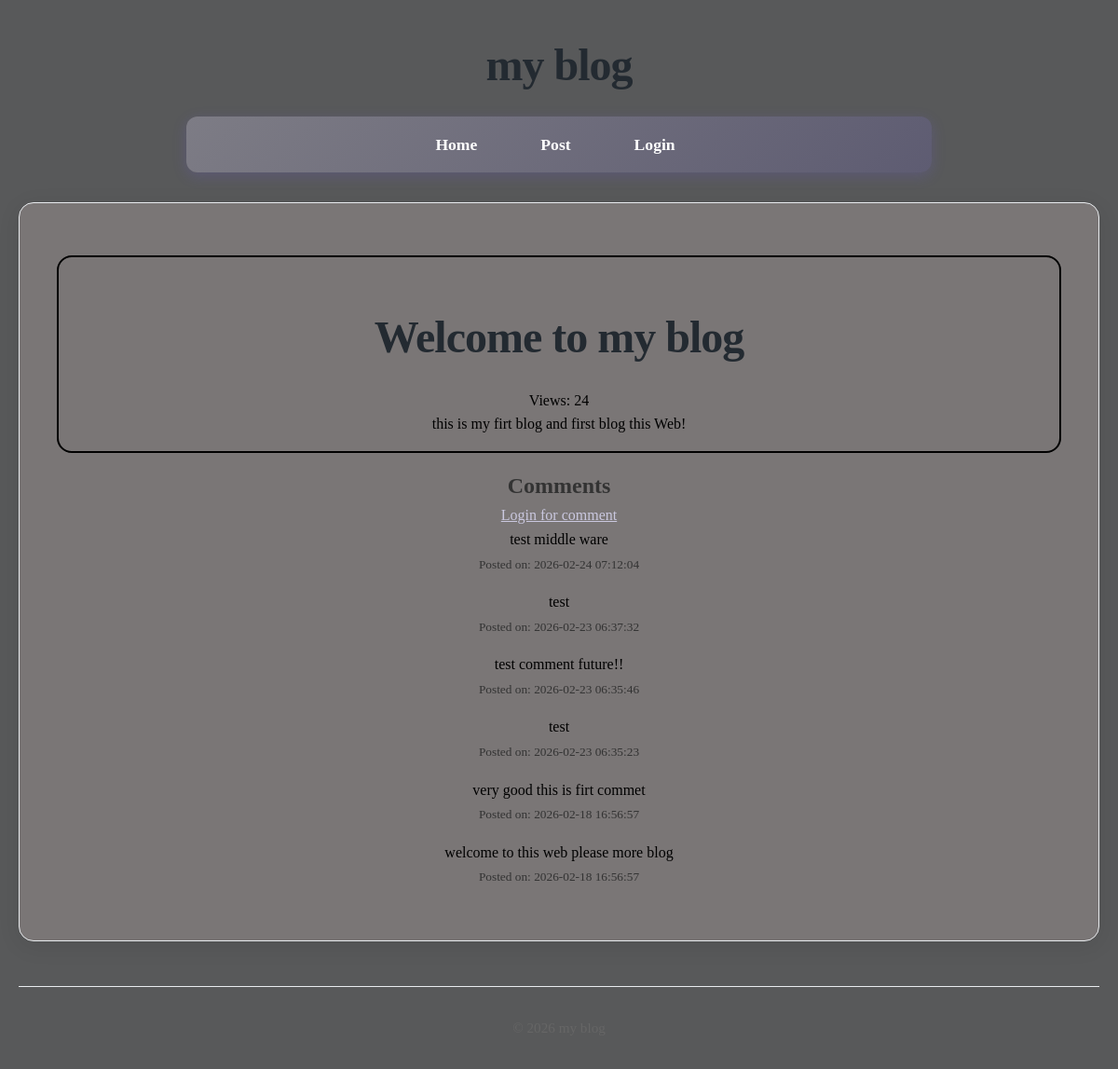
/post/1, run on the app's committed database.
### tables this page shows
CREATE TABLE posts(
    id INTEGER PRIMARY KEY AUTOINCREMENT,
    title TEXT NOT NULL,
    content TEXT NOT NULL,
    views INTEGER DEFAULT 0,
    user_id INTEGER NOT NULL,
    created_at DATETIME DEFAULT CURRENT_TIMESTAMP,
    FOREIGN KEY (user_id) REFERENCES users (id)
);

CREATE TABLE comments(
    id INTEGER PRIMARY KEY AUTOINCREMENT,
    content TEXT NOT NULL,
    user_id INTEGER NOT NULL,
    post_id INTEGER NOT NULL,
    created_at DATETIME DEFAULT CURRENT_TIMESTAMP,
    FOREIGN KEY (user_id) REFERENCES users (id),
    FOREIGN KEY (post_id) REFERENCES posts (id)
);

### core/View.php (called while the page is built, shortened)
<?php
class View{
    protected static $globals = [];
    public static function share(string $key , mixed $value): void{
        static::$globals[$key] = $value;
    }
    public static function render(string $template , array $data = [] , $layout = null): string{
        $data = [...static::$globals , ...$data];
        $content = static::renderTemplate($template, $data);
        return static::renderLayout($layout , $data, $content);
    }
    protected static function renderTemplate(string $template , array $data): string{
        extract($data);
        $path = dirname(__DIR__) . "/app/Views/$template.php";
        require $path;
        return ob_get_clean();
    }
     protected static function renderLayout(?string $template , array $data, string $content):string{
        return ob_get_clean();
    }
}

### app/Controllers/PostController.php (called while the page is built, shortened)
<?php
class PostController{
    public function show($id)
{
    $post = Post::find($id);
    $comments = Comment::forPost($id);
    return View::render(
        template: 'post/show',
        layout: 'layouts/main',
        data: [
            'post' => $post,
            'comments' => $comments,
            'user' => Auth::user()
        ]
    );
}
}

### core/Router.php (called while the page is built, shortened)
<?php
class Router{
    protected array $routes = [];
    protected array $globalMiddleware = [];
    protected array $routeMiddleware = [];
    public function add(string $method ,string $uri ,string $controller , array $middlewares = []): void{
        $this->routes[] = [
            'method' => $method,
            'uri' => $uri,
            'controller' => $controller,
            'middlewares' => $middlewares
        ];
    }
    public function addGlobalMiddleware(string $middleware):void {
        $this->globalMiddleware[] = $middleware;
    }
    public function addRouteMiddleware(string $name,string $middleware):void {
        $this->routeMiddleware[$name] = $middleware;
    }
    public function dispatch(string $uri ,string $method){
        $route = $this->findRoute($uri , $method);
        $middlewares = [
            ...$this->globalMiddleware,
            ...array_map(fn($name)=>$this->routeMiddleware[$name],$route['middlewares'])
        ];
       return $this->runMiddleware(
        $middlewares,
        function () use ($route) {
            [$controller , $action] = explode('@' , $route['controller']);
            return $this->callAction($controller , $action , $route['params']);
        }
       );
    }
    protected function runMiddleware(array $middlewares , callable $target): mixed{
        $next = $target;
        foreach(array_reverse($middlewares) as $middleware){
            $next = function() use ($middleware , $next){
                error_log("Middle ware : running $middleware");
                return (new $middleware)->handle($next);
            };
        }
        return $next();
    }
    protected function findRoute(string $uri , string $method): ?array{
        foreach($this->routes as $route){
            $params = $this->matchRoute($route['uri'] , $uri);
            if($params !== null && $route['method'] === $method){
                return [...$route , 'params' => $params];
            }
        }
        return null;
    }
    protected function matchRoute(string $routeUri,string $requestUri): ?array{
        $routeSegments = explode('/', trim($routeUri,'/'));
        $requestSegments = explode('/', trim($requestUri,'/'));
        if(count($routeSegments) !== count($requestSegments)){
            return null;
        }
        $params = [];
        foreach($routeSegments as $index => $routeSegment){
            if(str_starts_with($routeSegment,'{') && str_ends_with($routeSegment,'}')){
                $params[trim($routeSegment,'{}')] = $requestSegments[$index];
            }elseif($routeSegment !== $requestSegments[$index]){
                return null;
            }
        }
        return $params;
    }
    protected function callAction(string $controller,string $action,array $params): string{
        return (new $controller)->$action(... $params);
    }
}

### app/Middlewares/CSRF.php (called while the page is built, shortened)
<?php
class CSRF implements MiddleWare{
    public function handle(callable $next){
      return $next();
    }
}

### app/Middlewares/View.php (called while the page is built, shortened)
<?php
class View implements MiddleWare{
    public function handle(callable $next){
      return $next();
    }
}

### core/App.php (called while the page is built, shortened)
<?php
class App{
    protected static $container = [];
    public static function bind(string $key, mixed $value): void{
        static::$container[$key] = $value;
    }
    public static function get(string $key): mixed{
        return static::$container[$key];
    }
}

### core/Model.php (called while the page is built, shortened)
<?php
abstract class Model{
    protected static string $table;
    public static function find(mixed $id): ?static
{
    $db = App::get('database');
    $result = $db->fetch(
        "SELECT * FROM " . static::$table . " WHERE id = ?",
        [$id],
        static::class
    );
    return $result;
}
}

### core/DataBase.php (called while the page is built, shortened)
<?php
class DataBase{
    protected $pdo;
    public function __construct(array $config){
        try {
            $dsn = $this->createDsn($config);
            $username = $config['username'] ?? null;
            $password = $config['password'] ?? null;
            $options = $config['options'] ?? null;
            $this->pdo = new PDO($dsn , $username , $password , $options);
            $this->pdo->setAttribute(PDO::ATTR_ERRMODE,PDO::ERRMODE_EXCEPTION);
        } catch (PDOException $e) {
            throw new Exception("Could not connect to the database:" . $e);
        }
    }
    protected function createDsn(array $config): string{
        $driver = $config['driver'];
        $dbname = $config['dbname'];
        return match ($driver) {
            'sqlite' => "sqlite:$dbname",
            default => throw new Exception("Unsupported database driver: $driver") ,
        };
    }
    public function query(string $sql, array $params = []): PDOStatement{
        $stmt = $this->pdo->prepare($sql);
        $stmt->execute($params);
        return $stmt;
    }
    public function fetchAll(string $sql,array $params = [], ?string $classname = null): array{
        $stmt = $this->query($sql,$params);
        return $classname ? $stmt->fetchAll(PDO::FETCH_CLASS , $classname) : $stmt->fetchAll(PDO::FETCH_ASSOC);
    }
    public function fetch(string $query, array $params = [], ?string $class = null)
{
    $stmt = $this->query($query, $params);
    if ($class) {
        $result = $stmt->fetchObject($class);
        return $result === false ? null : $result;
    }
    $result = $stmt->fetch(PDO::FETCH_ASSOC);
    return $result === false ? null : $result;
}
}

### app/Models/Comment.php (called while the page is built, shortened)
<?php
class Comment extends Model{
    public static function forPost($postId): array{
        $db = App::get('database');
        return $db->fetchAll(
            "SELECT * FROM comments WHERE post_id = ? ORDER BY created_at DESC ",
            [$postId],
            static::class
        );
    }
}

### app/Views/post/show.php (the view)
<article class="article-blog">
    <h1 class="title-blog"><?= htmlspecialchars($post->title); ?></h1>
    <p class="view-blog">Views: <?= $post->views ?></p>
    <p class="content-blog">
        <?= nl2br(htmlspecialchars($post->content)) ?>
    </p>
</article>
<section>
    <h2 id="comments">Comments</h2>
    <?php if($user && check('comment')): ?>
        <form action="/post/<?= $post->id ?>/comment" method="POST" >
        <?= csrf_token() ?>
        <textarea name="content" rows="3" style="resize: none;"></textarea>
        <button type="submit">Send</button>
        </form>
    <?php else: ?>
    <p><a href="/login">Login for comment</a></p>
    <?php endif; ?>
    <?php foreach($comments as $comment): ?>
        <div class="div-comment">
            <p class="p-comment">
                <?= nl2br(htmlspecialchars($comment->content)) ?>
            </p>
            <small>Posted on: <?= $comment->created_at ?></small>
        </div>
    <?php endforeach; ?>
</section>

### public/style/style-form.css (style rules this page uses)
body { text-align: center; align-items: center; justify-content: center; }

### public/style/style-main.css (style rules this page uses)
* { margin: 0; padding: 0; box-sizing: border-box; }
body { font-family: Cambria, Cochin, Georgia, Times, 'Times New Roman', serif; line-height: 1.6; color: #333; background-color: #58595a; max-width: 1200px; margin: 0 auto; padding: 0 20px; }
h1 { text-align: center; margin: 2rem 0 1rem; font-size: 3rem; color: #232a31; font-weight: 700; letter-spacing: -1px; }
h1::after { margin-left: 10px; }
article { margin-bottom: 1rem; margin-top: 1rem; padding: 1rem; border: 1px solid gray; border-radius: 1rem; transition: 300ms ease-in; }
body { animation: fadeIn 0.5s ease-out; }
a { color: #cac8df; transition: color 0.3s ease; }
.div-comment { margin-bottom: 1rem; }
.p-comment { color: black; }
.article-blog { border: 2px solid black; color: black; }

### data on the page
posts: title "Welcome to my blog", views "24", content "this is my firt blog and first blog this Web!"
comments: content "test middle ware", created_at "2026-02-24 07:12:04"
comments: content "test", created_at "2026-02-23 06:37:32"
comments: content "test comment future!!", created_at "2026-02-23 06:35:46"
comments: content "test", created_at "2026-02-23 06:35:23"
comments: content "very good this is firt commet", created_at "2026-02-18 16:56:57"
comments: content "welcome to this web please more blog", created_at "2026-02-18 16:56:57"
